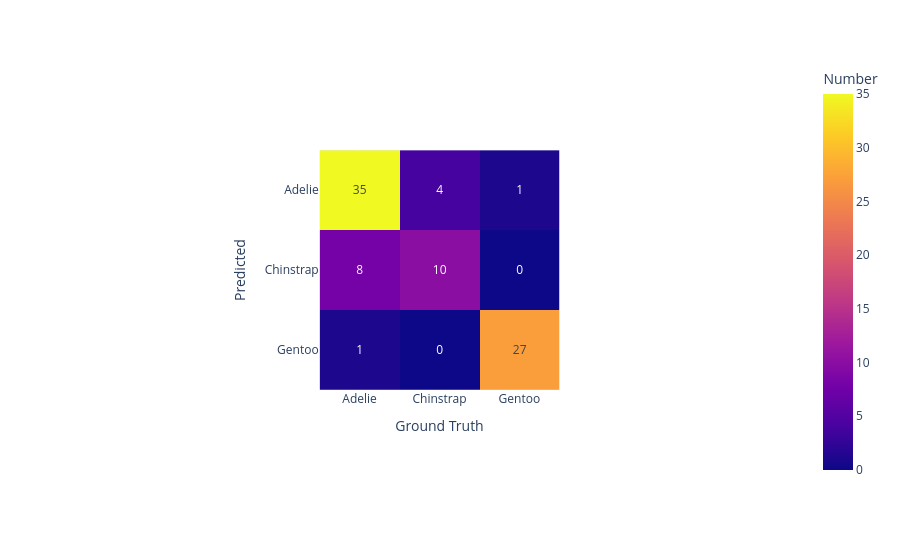

Notebook code cell kept with this figure:
### Markdown cell above
### Exercise 2.2.1

Train a decision tree on our given train data using the [DecisionTreeClassifier](https://scikit-learn.org/stable/modules/generated/sklearn.tree.DecisionTreeClassifier.html)
Play around with the parameters criterion (which is splitting using either gini or max_depth), max_depth.

Which of these parameters works the best? Does a deeper tree depth mean that the model works better on the test set?

### Code cell
from sklearn import tree

max_depth = 1
criterion = "gini"  # [“gini”, “entropy”,]


# YOUR CODE HERE
max_depth = 7
criterion = "gini" #"entropy"
"""
In cell 191 
for island in islands:
    penguins[island] = penguins["island"] == island
feature_names = [
    "flipper_length_mm",
    "bill_depth_mm",
    "body_mass_g",
    "bill_depth_mm",
]+ islands

bill_length_mm counts two times, I hope this is an error.
"""

clf = tree.DecisionTreeClassifier(criterion=criterion, max_depth=max_depth)
clf.fit(X_train, y_train)
y_pred = clf.predict(X_test) 


# Encoding back the labels
y_pred_labels = enc.inverse_transform(y_pred)
y_test_labels = enc.inverse_transform(y_test)


# Making a confusion matrix
cfm = confusion_matrix(y_test_labels, y_pred_labels, labels=class_names)

fig = px.imshow(
    cfm,
    labels=dict(x="Ground Truth", y="Predicted", color="Number"),
    x=class_names,
    y=class_names,
    text_auto=True,
)
fig.show()

# Computing the multi class accuracy
multi_class_accuracy = np.trace(cfm) / np.sum(cfm)

print(f"Multi class accuracy of {multi_class_accuracy:.3f}")

### Figure 1 — Plotly figure (JSON) as saved in the notebook; plotly's stock layout.template omitted (floating-point values rounded to 4 significant figures)
{"data": [{"coloraxis": "coloraxis", "hovertemplate": "Ground Truth: %{x}<br>Predicted: %{y}<br>Number: %{z}<extra></extra>", "name": "0", "texttemplate": "%{z}", "type": "heatmap", "x": ["Adelie", "Chinstrap", "Gentoo"], "xaxis": "x", "y": ["Adelie", "Chinstrap", "Gentoo"], "yaxis": "y", "z": [[35, 4, 1], [8, 10, 0], [1, 0, 27]]}], "layout": {"autosize": true, "coloraxis": {"colorbar": {"title": {"text": "Number"}}, "colorscale": [[0, "#0d0887"], [0.1111, "#46039f"], [0.2222, "#7201a8"], [0.3333, "#9c179e"], [0.4444, "#bd3786"], [0.5556, "#d8576b"], [0.6667, "#ed7953"], [0.7778, "#fb9f3a"], [0.8889, "#fdca26"], [1, "#f0f921"]]}, "margin": {"t": 60}, "xaxis": {"anchor": "y", "autorange": true, "constrain": "domain", "domain": [0.3333, 0.6667], "range": [-0.5, 2.5], "scaleanchor": "y", "title": {"text": "Ground Truth"}, "type": "category"}, "yaxis": {"anchor": "x", "autorange": true, "constrain": "domain", "domain": [0, 1], "range": [2.5, -0.5], "title": {"text": "Predicted"}, "type": "category"}}}
